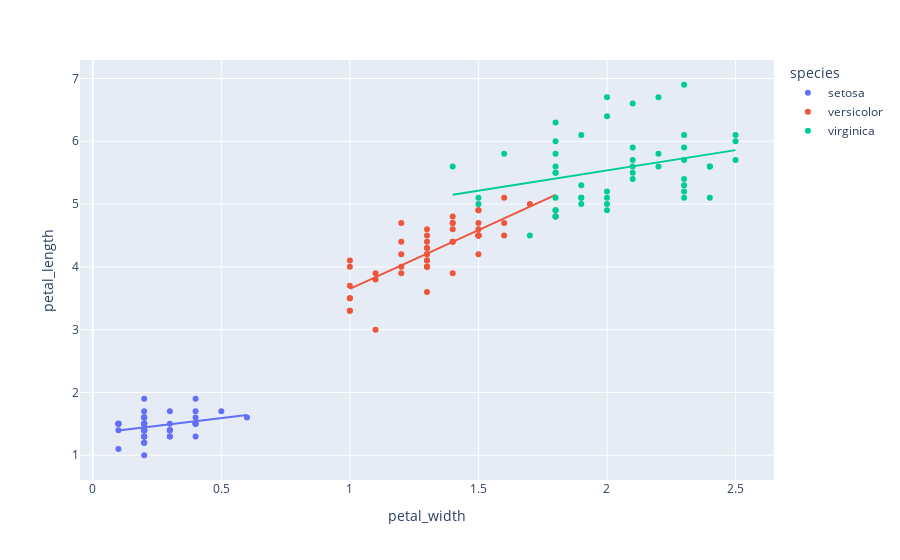

The cell this chart's notebook holds for it:
### Code cell
px.scatter(df, x="petal_width", y="petal_length", color="species", trendline="ols")

### Figure 1 — Plotly figure (JSON) as saved in the notebook; plotly's stock layout.template omitted (floating-point values rounded to 4 significant figures)
{"data": [{"hoverlabel": {"namelength": 0}, "hovertemplate": "species=setosa<br>petal_width=%{x}<br>petal_length=%{y}", "legendgroup": "setosa", "marker": {"color": "#636efa", "symbol": "circle"}, "mode": "markers", "name": "setosa", "showlegend": true, "type": "scatter", "x": [0.2, 0.2, 0.2, 0.2, 0.2, 0.4, 0.3, 0.2, 0.2, 0.1, 0.2, 0.2, 0.1, 0.1, 0.2, 0.4, 0.4, 0.3, 0.3, 0.3, 0.2, 0.4, 0.2, 0.5, 0.2, 0.2, 0.4, 0.2, 0.2, 0.2, 0.2, 0.4, 0.1, 0.2, 0.1, 0.2, 0.2, 0.1, 0.2, 0.2, 0.3, 0.3, 0.2, 0.6, 0.4, 0.3, 0.2, 0.2, 0.2, 0.2], "xaxis": "x", "y": [1.4, 1.4, 1.3, 1.5, 1.4, 1.7, 1.4, 1.5, 1.4, 1.5, 1.5, 1.6, 1.4, 1.1, 1.2, 1.5, 1.3, 1.4, 1.7, 1.5, 1.7, 1.5, 1, 1.7, 1.9, 1.6, 1.6, 1.5, 1.4, 1.6, 1.6, 1.5, 1.5, 1.4, 1.5, 1.2, 1.3, 1.5, 1.3, 1.5, 1.3, 1.3, 1.3, 1.6, 1.9, 1.4, 1.6, 1.4, 1.5, 1.4], "yaxis": "y"}, {"hoverlabel": {"namelength": 0}, "hovertemplate": "<b>OLS trendline</b><br>petal_length = 0.495739 * petal_width + 1.34304<br>R<sup>2</sup>=0.093825<br><br>species=setosa<br>petal_width=%{x}<br>petal_length=%{y} <b>(trend)</b>", "legendgroup": "setosa", "marker": {"color": "#636efa", "symbol": "circle"}, "mode": "lines", "name": "setosa", "showlegend": false, "type": "scatter", "x": [0.1, 0.1, 0.1, 0.1, 0.1, 0.1, 0.2, 0.2, 0.2, 0.2, 0.2, 0.2, 0.2, 0.2, 0.2, 0.2, 0.2, 0.2, 0.2, 0.2, 0.2, 0.2, 0.2, 0.2, 0.2, 0.2, 0.2, 0.2, 0.2, 0.2, 0.2, 0.2, 0.2, 0.2, 0.3, 0.3, 0.3, 0.3, 0.3, 0.3, 0.3, 0.4, 0.4, 0.4, 0.4, 0.4, 0.4, 0.4, 0.5, 0.6], "xaxis": "x", "y": [1.393, 1.393, 1.393, 1.393, 1.393, 1.393, 1.442, 1.442, 1.442, 1.442, 1.442, 1.442, 1.442, 1.442, 1.442, 1.442, 1.442, 1.442, 1.442, 1.442, 1.442, 1.442, 1.442, 1.442, 1.442, 1.442, 1.442, 1.442, 1.442, 1.442, 1.442, 1.442, 1.442, 1.442, 1.492, 1.492, 1.492, 1.492, 1.492, 1.492, 1.492, 1.541, 1.541, 1.541, 1.541, 1.541, 1.541, 1.541, 1.591, 1.64], "yaxis": "y"}, {"hoverlabel": {"namelength": 0}, "hovertemplate": "species=versicolor<br>petal_width=%{x}<br>petal_length=%{y}", "legendgroup": "versicolor", "marker": {"color": "#EF553B", "symbol": "circle"}, "mode": "markers", "name": "versicolor", "showlegend": true, "type": "scatter", "x": [1.4, 1.5, 1.5, 1.3, 1.5, 1.3, 1.6, 1, 1.3, 1.4, 1, 1.5, 1, 1.4, 1.3, 1.4, 1.5, 1, 1.5, 1.1, 1.8, 1.3, 1.5, 1.2, 1.3, 1.4, 1.4, 1.7, 1.5, 1, 1.1, 1, 1.2, 1.6, 1.5, 1.6, 1.5, 1.3, 1.3, 1.3, 1.2, 1.4, 1.2, 1, 1.3, 1.2, 1.3, 1.3, 1.1, 1.3], "xaxis": "x", "y": [4.7, 4.5, 4.9, 4, 4.6, 4.5, 4.7, 3.3, 4.6, 3.9, 3.5, 4.2, 4, 4.7, 3.6, 4.4, 4.5, 4.1, 4.5, 3.9, 4.8, 4, 4.9, 4.7, 4.3, 4.4, 4.8, 5, 4.5, 3.5, 3.8, 3.7, 3.9, 5.1, 4.5, 4.5, 4.7, 4.4, 4.1, 4, 4.4, 4.6, 4, 3.3, 4.2, 4.2, 4.2, 4.3, 3, 4.1], "yaxis": "y"}, {"hoverlabel": {"namelength": 0}, "hovertemplate": "<b>OLS trendline</b><br>petal_length = 1.86932 * petal_width + 1.78128<br>R<sup>2</sup>=0.618847<br><br>species=versicolor<br>petal_width=%{x}<br>petal_length=%{y} <b>(trend)</b>", "legendgroup": "versicolor", "marker": {"color": "#EF553B", "symbol": "circle"}, "mode": "lines", "name": "versicolor", "showlegend": false, "type": "scatter", "x": [1, 1, 1, 1, 1, 1, 1, 1.1, 1.1, 1.1, 1.2, 1.2, 1.2, 1.2, 1.2, 1.3, 1.3, 1.3, 1.3, 1.3, 1.3, 1.3, 1.3, 1.3, 1.3, 1.3, 1.3, 1.3, 1.4, 1.4, 1.4, 1.4, 1.4, 1.4, 1.4, 1.5, 1.5, 1.5, 1.5, 1.5, 1.5, 1.5, 1.5, 1.5, 1.5, 1.6, 1.6, 1.6, 1.7, 1.8], "xaxis": "x", "y": [3.651, 3.651, 3.651, 3.651, 3.651, 3.651, 3.651, 3.838, 3.838, 3.838, 4.024, 4.024, 4.024, 4.024, 4.024, 4.211, 4.211, 4.211, 4.211, 4.211, 4.211, 4.211, 4.211, 4.211, 4.211, 4.211, 4.211, 4.211, 4.398, 4.398, 4.398, 4.398, 4.398, 4.398, 4.398, 4.585, 4.585, 4.585, 4.585, 4.585, 4.585, 4.585, 4.585, 4.585, 4.585, 4.772, 4.772, 4.772, 4.959, 5.146], "yaxis": "y"}, {"hoverlabel": {"namelength": 0}, "hovertemplate": "species=virginica<br>petal_width=%{x}<br>petal_length=%{y}", "legendgroup": "virginica", "marker": {"color": "#00cc96", "symbol": "circle"}, "mode": "markers", "name": "virginica", "showlegend": true, "type": "scatter", "x": [2.5, 1.9, 2.1, 1.8, 2.2, 2.1, 1.7, 1.8, 1.8, 2.5, 2, 1.9, 2.1, 2, 2.4, 2.3, 1.8, 2.2, 2.3, 1.5, 2.3, 2, 2, 1.8, 2.1, 1.8, 1.8, 1.8, 2.1, 1.6, 1.9, 2, 2.2, 1.5, 1.4, 2.3, 2.4, 1.8, 1.8, 2.1, 2.4, 2.3, 1.9, 2.3, 2.5, 2.3, 1.9, 2, 2.3, 1.8], "xaxis": "x", "y": [6, 5.1, 5.9, 5.6, 5.8, 6.6, 4.5, 6.3, 5.8, 6.1, 5.1, 5.3, 5.5, 5, 5.1, 5.3, 5.5, 6.7, 6.9, 5, 5.7, 4.9, 6.7, 4.9, 5.7, 6, 4.8, 4.9, 5.6, 5.8, 6.1, 6.4, 5.6, 5.1, 5.6, 6.1, 5.6, 5.5, 4.8, 5.4, 5.6, 5.1, 5.1, 5.9, 5.7, 5.2, 5, 5.2, 5.4, 5.1], "yaxis": "y"}, {"hoverlabel": {"namelength": 0}, "hovertemplate": "<b>OLS trendline</b><br>petal_length = 0.647259 * petal_width + 4.24065<br>R<sup>2</sup>=0.103754<br><br>species=virginica<br>petal_width=%{x}<br>petal_length=%{y} <b>(trend)</b>", "legendgroup": "virginica", "marker": {"color": "#00cc96", "symbol": "circle"}, "mode": "lines", "name": "virginica", "showlegend": false, "type": "scatter", "x": [1.4, 1.5, 1.5, 1.6, 1.7, 1.8, 1.8, 1.8, 1.8, 1.8, 1.8, 1.8, 1.8, 1.8, 1.8, 1.8, 1.9, 1.9, 1.9, 1.9, 1.9, 2, 2, 2, 2, 2, 2, 2.1, 2.1, 2.1, 2.1, 2.1, 2.1, 2.2, 2.2, 2.2, 2.3, 2.3, 2.3, 2.3, 2.3, 2.3, 2.3, 2.3, 2.4, 2.4, 2.4, 2.5, 2.5, 2.5], "xaxis": "x", "y": [5.147, 5.212, 5.212, 5.276, 5.341, 5.406, 5.406, 5.406, 5.406, 5.406, 5.406, 5.406, 5.406, 5.406, 5.406, 5.406, 5.47, 5.47, 5.47, 5.47, 5.47, 5.535, 5.535, 5.535, 5.535, 5.535, 5.535, 5.6, 5.6, 5.6, 5.6, 5.6, 5.6, 5.665, 5.665, 5.665, 5.729, 5.729, 5.729, 5.729, 5.729, 5.729, 5.729, 5.729, 5.794, 5.794, 5.794, 5.859, 5.859, 5.859], "yaxis": "y"}], "layout": {"legend": {"title": {"text": "species"}, "tracegroupgap": 0}, "margin": {"t": 60}, "xaxis": {"anchor": "y", "domain": [0, 1], "title": {"text": "petal_width"}}, "yaxis": {"anchor": "x", "domain": [0, 1], "title": {"text": "petal_length"}}}}
